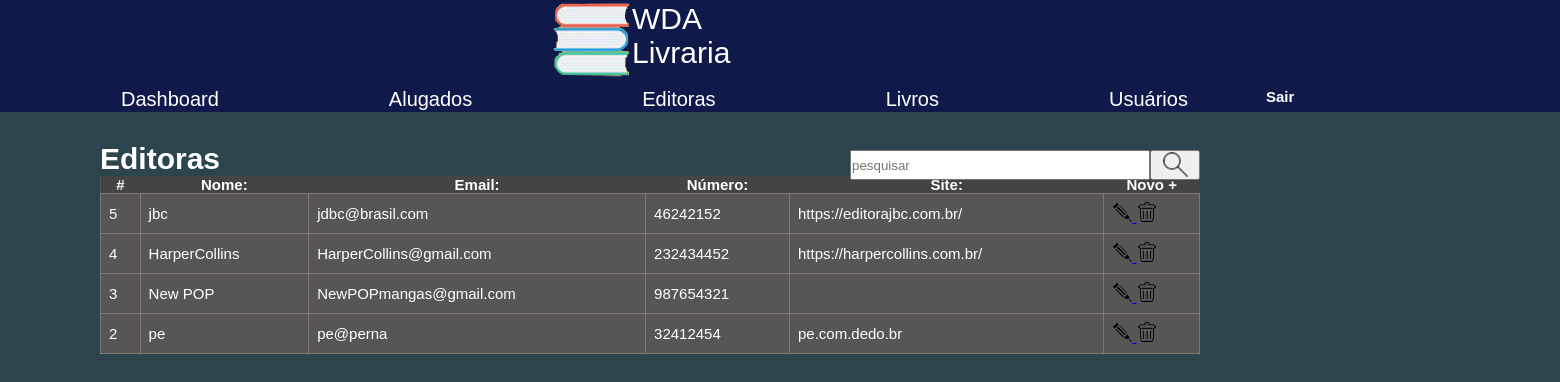
Screenshot of /edito.php with the database file from the repository.
### tables this page shows
CREATE TABLE `editoras` (
  `id` int NOT NULL AUTO_INCREMENT,
  `nomee` varchar(45) NOT NULL,
  `emaile` varchar(110) NOT NULL,
  `numeroe` int NOT NULL,
  `sitee` varchar(45) NOT NULL,
  PRIMARY KEY (`id`)
);

### edito.php (the view, shortened to what this page needs)
<?php
include_once('config.php');
$sql="SELECT*FROM editoras ORDER BY id DESC";
if(!empty($_GET['search']))
{
 $data=$_GET['search'];
 $sql="SELECT*FROM editoras WHERE id LIKE '%$data%' or nomee LIKE '%$data%' or emaile LIKE '%$data%'  or numeroe LIKE '%$data%' or sitee LIKE '%$data%' ORDER BY id DESC";
}
else{
 $sql="SELECT*FROM editoras ORDER BY id DESC";
}
$result=$conexao->query($sql);
?>
<!DOCTYPE html>
<html lang="en">
<head>
<link rel="stylesheet" href="estilos/livr.css">
</head>
<body>
<header>
<a id="dash" href="dash.php">
<div id="logo">
<img src="imagens/logo4.png">WDA Livraria
</div>
</a>
<nav>
<a href="dash.php">Dashboard</a>
 <a href="alug.php">Alugados</a>
 <a href="edito.php">Editoras</a>
 <a href="livr.php">Livros</a>
 <a href="usu.php">Usuários</a>
 <a href="home.php">
 <button id="sair"><b>Sair</b></button>
</a>
</nav>
</header>
<div class="corpo">
<h1>Editoras</h1>
<div class="box-search">
  <input type="search" placeholder="pesquisar" id="pesquisar">
  <button onclick="searchData()" id="pesq">
  <img src="imagens/lupa4.png" alt="Pesquisar">
  </button>
 </div>
<table class="table">
  <thead>
    <tr>
    <th scope="col">#</th>
    <th scope="col">Nome:</th>
    <th scope="col">Email:</th>
    <th scope="col">Número:</th>
    <th scope="col">Site:</th>
    <th scope="col"><a  id="novo" href="editocad.php"><b>Novo +</b></a></th>
    </tr>
  </thead>
  <tbody>
    <?php
      while($user_data=mysqli_fetch_assoc($result)){
        echo"<tr>";
        echo"<td>".$user_data['id']."</td>";
        echo"<td>".$user_data['nomee']."</td>";
        echo"<td>".$user_data['emaile']."</td>";
        echo"<td>".$user_data['numeroe']."</td>";
        echo"<td>".$user_data['sitee']."</td>";
        echo"<td>
            <a href='editoraEdit.php?id=$user_data[id]'><img src='imagens/lapismenor.png'>
            </a>
            <a href='editoraDelete.php?id=$user_data[id]'><img src='imagens/lixeiramenor.png'>
            </a>
            </td>";
            echo"</tr>";
      }
    ?>
  </tbody>
</table>
</div>
</body>
</html>

### estilos/livr.css (style rules this page uses)
* { margin: 0; padding: 0; }
:root { --azulc:rgb(102, 177, 200); --azul:rgb(15, 26, 75); }
body { background-color: rgb(44, 69, 77); font-family:'Gill Sans', 'Gill Sans MT', Calibri, 'Trebuchet MS', sans-serif; font-size:15px; color:white; overflow-x: hidden; }
header { position:relative; background-color:rgb(15, 26, 75); height: 110px; width:1800px; padding:1px; }
#dash { text-decoration:none; color:white; }
#logo { width:100px; margin-left:550px; font-size:30px; display: flex; padding:1px; }
nav { display:flex; font-size:20px; }
nav a { margin-top:10px; margin-right:50px; margin-left:120px; margin-bottom: 10px; color:white; text-decoration:none; }
#sair { position:absolute; top:88px; left:1266px; background-color:rgb(15, 26, 75); color:white; border:none; font-size:15px; cursor:pointer; }
.corpo { margin-top:30px; margin-left:100px; width:1800px; height:100px; border-radius:4px; }
table { width:1100px; border-collapse:collapse; background-color: rgb(88, 85, 85); }
td { border:1px solid rgb(128, 121, 121); padding:8px; }
thead { background-color: rgb(70, 68, 67); }
thead #novo { text-decoration: none; color:white; }

### edito.php (style rules this page uses)
body { overflow-x:hidden; }
#novo { text-decoration:none; color:white; }
.box-search { position:absolute; display:flex; top:150px; left:850px; gap:0.1%; }
#pesquisar { width:300px; height:30px; }
#pesq { position:absolute; top:0px; left:300px; background-color:none; width:50px; height:30px; }

### rows the page displays
editoras: id "5", nomee "jbc", emaile "jdbc@brasil.com", numeroe "46242152", sitee "https://editorajbc.com.br/"
editoras: id "4", nomee "HarperCollins", emaile "HarperCollins@gmail.com", numeroe "232434452", sitee "https://harpercollins.com.br/"
editoras: id "3", nomee "New POP", emaile "NewPOPmangas@gmail.com", numeroe "987654321"
editoras: id "2", nomee "pe", emaile "pe@perna", numeroe "32412454", sitee "pe.com.dedo.br"
